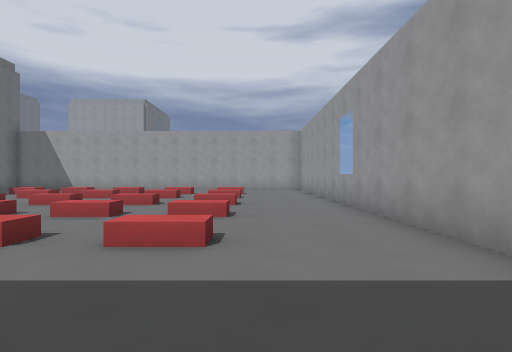
[1] (above)

17 first-person views from a walk through a Godot game level. The camera is 1.4 m above the floor, looks level and sees 85° across. The floor is counted in squares, 2 m on a side. Each view is taken from the middle of a square. On the plan, view 1 faces up. The plan holds only what a view shows up to about 9 squares ahead; the rest is blank. The place goes on beyond the plan.

[2]
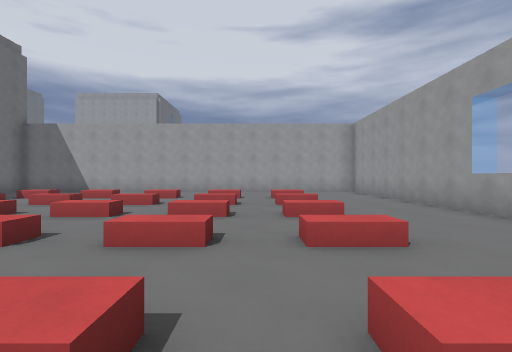

[3]
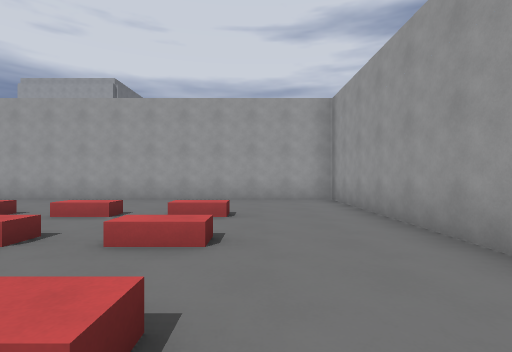

[4]
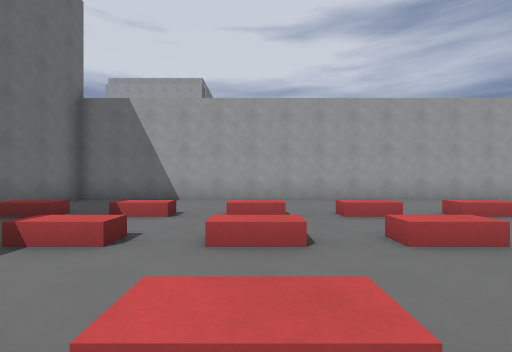

[5]
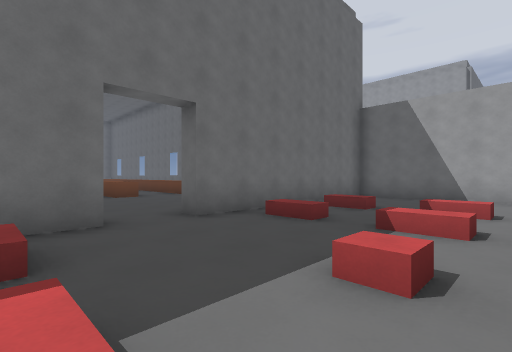

[6]
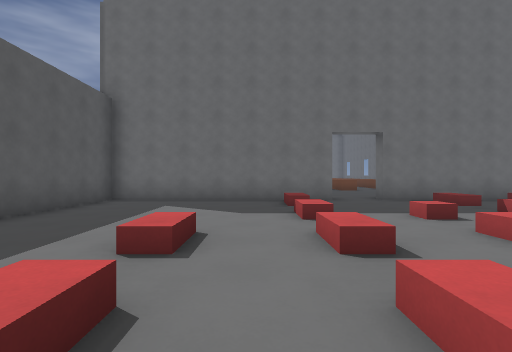

[7]
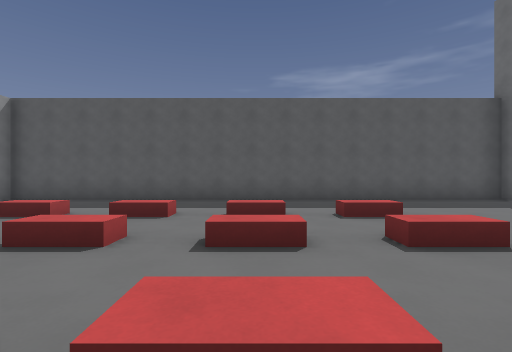

[8]
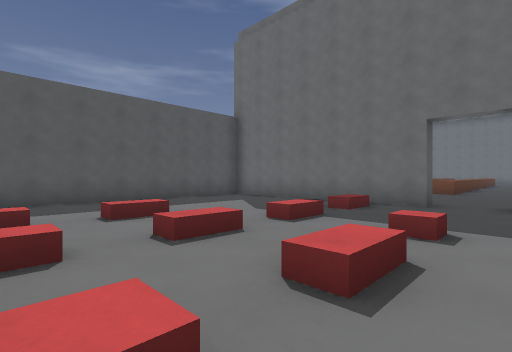

[9]
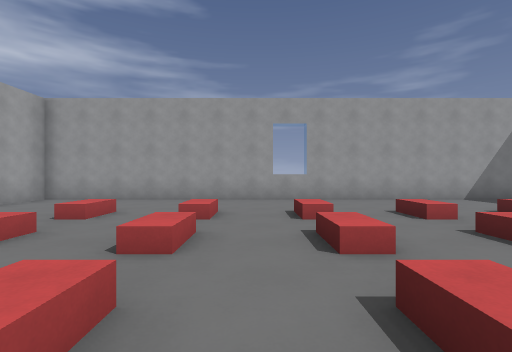

[10]
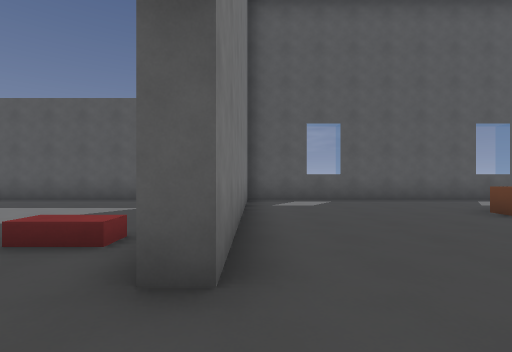

[11]
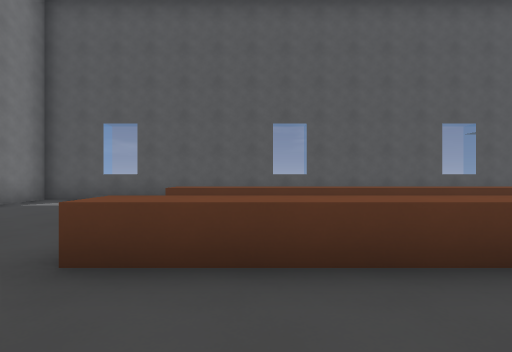

[12]
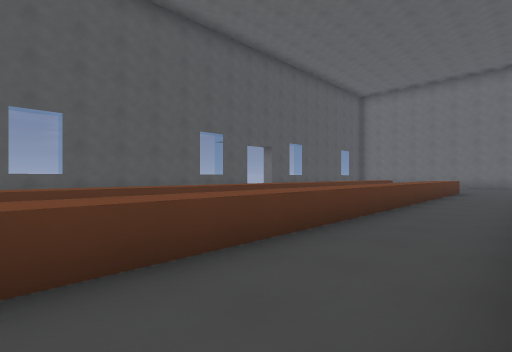

[13]
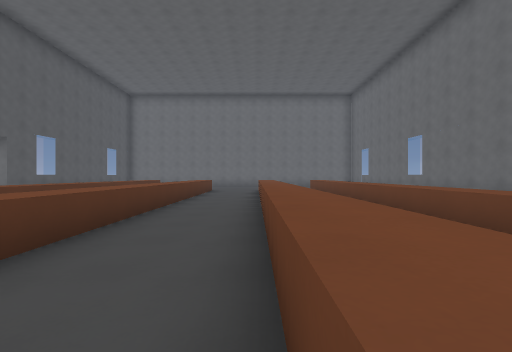

[14]
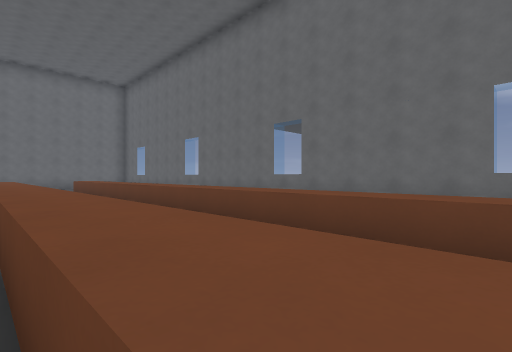

[15]
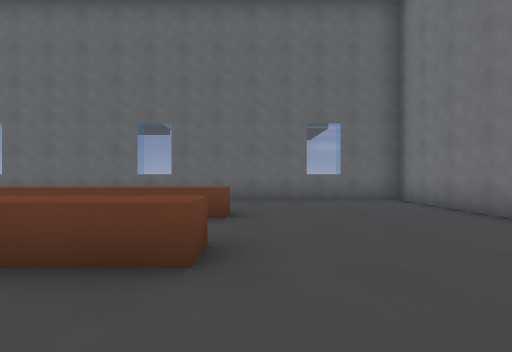

[16]
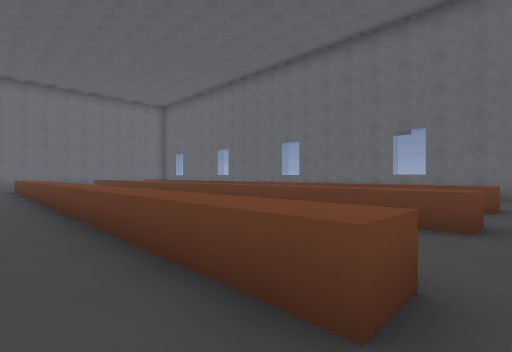

[17]
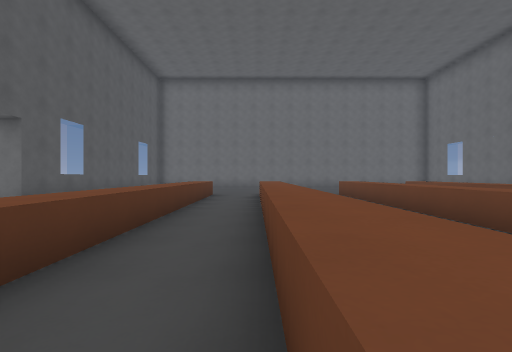

### Floor plan
Key: @ floor where view 1 was taken; # wall or solid block; . main floor; : floor 0.5 m higher than the main floor; / step, stairs or slope; ^ raised ledge; v drop or lower ground.
Columns run from 30 left of view 1 to 3 right of it. Each row starts with its distance up from view 1.
 15   ###^####^####^##################
 14             ......#..............#
 13             ......#.... .........#
 12             ......#.... .........#
 11 ^^^^^^^^^^^^^.....#:.:.:.:.:.:...#
 10             ......#..............#
  9 ^^^^^^^^^^^^^.....#:.:.:.:.:.:...#
  8 ..................#..............#
  7 ...................../.:.:.:.:...^
  6 ^^^^^^^^^^^^^.....#..............#
  5 ..................#:.:.:.:.:.:...#
  4 ..................#..............#
  3 ^^^^^^^^^^^^^.....#....:.:.:.:...#
  2             ......#...... .......#
  1            .......#...... .. ....#
  0            .......#...... .. .@  #
 -1 ^#v #^####^####^#################

Positions as (right, up) in squares from view 1, and headings:
1: (0, 0), facing up
2: (-2, 2), facing up
3: (0, 6), facing up
4: (-7, 6), facing up
5: (-8, 5), facing up-left
6: (-4, 4), facing left
7: (-5, 8), facing down
8: (-5, 8), facing down-left
9: (-6, 8), facing right
10: (-13, 8), facing down
11: (-19, 8), facing down
12: (-19, 8), facing down-left
13: (-19, 8), facing left
14: (-20, 8), facing up-left
15: (-17, 6), facing up
16: (-17, 4), facing up-left
17: (-22, 5), facing left
